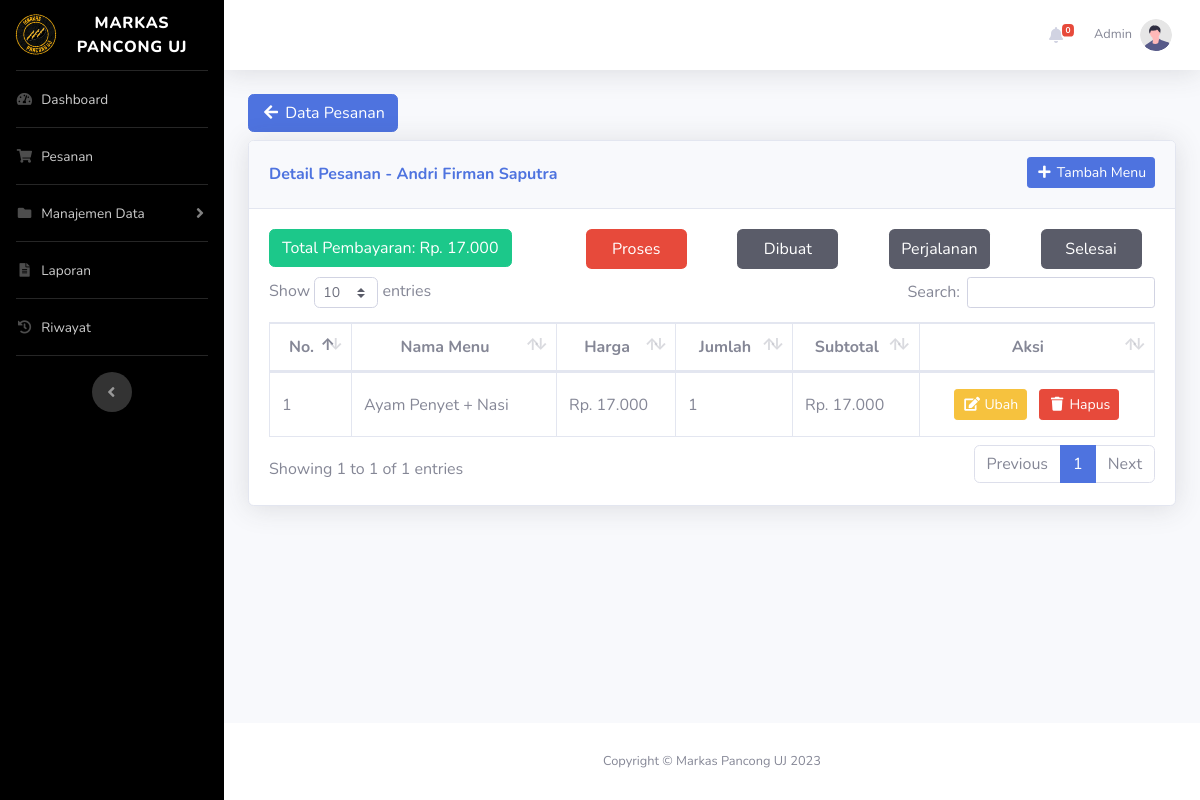
Screenshot of /detail_pesanan.php?kode_pesanan=6287808675313-6YWAR (signed in) with the database file from the repository.
### tables this page shows
CREATE TABLE `user` (
  `id_user` int(11) NOT NULL,
  `username` varchar(10) NOT NULL,
  `password` varchar(255) NOT NULL,
  `nama_lengkap` varchar(50) NOT NULL
);

CREATE TABLE `pesanan` (
  `kode_pesanan` varchar(25) NOT NULL,
  `nama_pemesan` varchar(50) NOT NULL,
  `no_telp_pemesan` varchar(20) NOT NULL,
  `alamat_pemesan` text NOT NULL,
  `tanggal_pesanan` datetime NOT NULL,
  `total_pembayaran` int(11) DEFAULT NULL,
  `status_pesanan` enum('proses','dibuat','perjalanan','selesai') NOT NULL DEFAULT 'proses',
  `id_user` int(11) DEFAULT NULL,
  `status_notif` tinyint(1) NOT NULL
);

CREATE TABLE `detail_pesanan` (
  `id_detail_pesanan` int(11) NOT NULL,
  `id_menu` int(11) NOT NULL,
  `jumlah` int(11) NOT NULL,
  `subtotal` int(11) NOT NULL,
  `kode_pesanan` varchar(25) NOT NULL
);

CREATE TABLE `menu` (
  `id_menu` int(11) NOT NULL,
  `nama_menu` varchar(50) NOT NULL,
  `harga_menu` int(11) NOT NULL,
  `jenis_menu` enum('makanan','minuman') NOT NULL,
  `foto_menu` text NOT NULL
);

### detail_pesanan.php (the view, shortened to what this page needs)
<?php
    require_once 'koneksi.php';
    $id_user = $_SESSION['id_user'];
    if (!$dataUser = mysqli_fetch_assoc(mysqli_query($koneksi, "SELECT * FROM user WHERE id_user = '$id_user'"))) {
        header("Location: logout.php");
        exit;
    }
    $kode_pesanan = $_GET['kode_pesanan'];
    $dataPesanan = mysqli_fetch_assoc(mysqli_query($koneksi, "SELECT * FROM pesanan WHERE kode_pesanan = '$kode_pesanan'"));
    $detail_pesanan = mysqli_query($koneksi, "SELECT * FROM detail_pesanan INNER JOIN menu ON detail_pesanan.id_menu = menu.id_menu INNER JOIN pesanan ON detail_pesanan.kode_pesanan = pesanan.kode_pesanan WHERE detail_pesanan.kode_pesanan = '$kode_pesanan'");
?>
<!DOCTYPE html>
<html lang="en">
<head>
    <?php include 'head.php'; ?>
</head>
<body id="page-top">
    <div id="wrapper">
        <?php include 'sidebar.php'; ?>
        <div id="content-wrapper" class="d-flex flex-column">
            <div id="content">
                <?php include 'topbar.php'; ?>
                <div class="container-fluid">
                    <div class="row my-2">
                        <div class="col">
                            <a href="pesanan.php" class="btn btn-primary"><i class="fas fa-fw fa-arrow-left"></i> Data Pesanan</a>
                        </div>
                    </div>
                    <div class="align-items-center justify-content-between mb-4">
                        <div class="card shadow mb-4">
                            <div class="card-header py-3">
                                <div class="row">
                                    <div class="col head-left">
                                        <h6 class="mt-2 font-weight-bold text-primary">Detail Pesanan - <?= $dataPesanan['nama_pemesan']; ?></h6>
                                    </div>
                                    <div class="col head-right">
                                        <button type="button" class="btn btn-sm btn-primary"  data-toggle="modal" data-target="#tambahDetailPesananModal"><i class="fas fa-fw fa-plus"></i> Tambah Menu</button>
                                    </div>
                                </div>
                            </div>
                            <div class="card-body">
                                <div class="row">
                                    <div class="col-4">
                                        <h5 class="btn btn-success">Total Pembayaran: Rp. <?= str_replace(",", ".", number_format($dataPesanan['total_pembayaran'])); ?></h5>
                                    </div>
                                    <div class="col">
                                        <div class="row mb-2">
                                            <?php
                                                $status = $dataPesanan['status_pesanan'];
                                                switch ($status) {
                                                    case 'proses':
                                                        $prosesClass = 'bg-danger';
                                                        $dibuatClass = 'bg-dark';
                                                        $perjalananClass = 'bg-dark';
                                                        $selesaiClass = 'bg-dark';
                                                        break;
                                                }
                                            ?>
                                            <a href="ubah_status.php?kode_pesanan=<?= $kode_pesanan; ?>&status=proses" data-status="Ubah" data-nama="Apakah Anda yakin ingin mengubah status menjadi proses?" class="btn-alert col-2 text-center text-decoration-none text-white rounded p-2 m-auto <?php echo $prosesClass; ?>">Proses</a>
                                            <a href="ubah_status.php?kode_pesanan=<?= $kode_pesanan; ?>&status=dibuat" data-status="Ubah" data-nama="Apakah Anda yakin ingin mengubah status menjadi dibuat?" class="btn-alert col-2 text-center text-decoration-none text-white rounded p-2 m-auto <?php echo $dibuatClass; ?>">Dibuat</a>
                                            <a href="ubah_status.php?kode_pesanan=<?= $kode_pesanan; ?>&status=perjalanan" data-status="Ubah" data-nama="Apakah Anda yakin ingin mengubah status menjadi perjalanan?" class="btn-alert col-2 text-center text-decoration-none text-white rounded p-2 m-auto <?php echo $perjalananClass; ?>">Perjalanan</a>
                                            <a href="ubah_status.php?kode_pesanan=<?= $kode_pesanan; ?>&status=selesai" data-status="Ubah" data-nama="Apakah Anda yakin ingin mengubah status menjadi selesai?" class="btn-alert col-2 text-center text-decoration-none text-white rounded p-2 m-auto <?php echo $selesaiClass; ?>">Selesai</a>
                                        </div>
                                    </div>
                                </div>
                                <div class="table-responsive">
                                    <table class="table table-bordered" id="dataTable" cellspacing="0">
                                        <thead>
                                            <tr class="text-center">
                                                <th>No.</th>
                                                <th>Nama Menu</th>
                                                <th>Harga</th>
                                                <th>Jumlah</th>
                                                <th>Subtotal</th>
                                                <th>Aksi</th>
                                            </tr>
                                        </thead>
                                        <tbody>
                                            <?php $i = 1; ?>
                                            <?php foreach ($detail_pesanan as $dp): ?>
                                                <tr>
                                                    <td class="align-middle"><?= $i++; ?></td>
                                                    <td class="align-middle"><?= $dp['nama_menu']; ?></td>
                                                    <td class="align-middle">Rp. <?= str_replace(",", ".", number_format($dp['harga_menu'])); ?></td>
                                                    <td class="align-middle"><?= $dp['jumlah']; ?></td>
                                                    <td class="align-middle">Rp. <?= str_replace(",", ".", number_format($dp['subtotal'])); ?></td>
                                                    <td class="text-center align-middle">
                                                        <a class="btn btn-sm btn-warning text-white m-1" data-toggle="modal" data-target="#ubahDetailPesananModal<?= $dp['id_detail_pesanan']; ?>"><i class="fas fa-fw fa-edit"></i> Ubah</a>
                                                        <a class="btn btn-sm btn-danger text-white m-1 btn-alert" href="hapus_detail_pesanan.php?id_detail_pesanan=<?= $dp['id_detail_pesanan']; ?>&kode_pesanan=<?= $kode_pesanan; ?>" data-status="Hapus" data-nama="Apakah Anda yakin ingin menghapus menu pesanan <?= $dp['nama_menu']; ?>?"><i class="fas fa-fw fa-trash"></i> Hapus</a>
                                                    </td>
                                                </tr>
                                            <?php endforeach ?>
                                        </tbody>
                                    </table>
                                </div>
                            </div>
                        </div>
                    </div>
                </div>
            </div>
            <?php include 'footer.php'; ?>
        </div>
    </div>
</body>
</html>

### topbar.php (shortened to what this page needs)
<nav class="navbar navbar-expand navbar-light bg-white topbar mb-4 static-top shadow">
    <ul class="navbar-nav ml-auto">
        <li class="nav-item dropdown no-arrow mx-1">
            <a class="nav-link dropdown-toggle" href="#" id="alertsDropdown" role="button"
                data-toggle="dropdown" aria-haspopup="true" aria-expanded="false">
                <i class="fas fa-bell fa-fw"></i>
                <span class="badge badge-danger badge-counter" id="badge-counter">0</span>
            </a>
        </li>
        <li class="nav-item dropdown no-arrow">
            <a class="nav-link dropdown-toggle" href="#" id="userDropdown" role="button"
                data-toggle="dropdown" aria-haspopup="true" aria-expanded="false">
                <span class="mr-2 d-none d-lg-inline text-gray-600 small"><?= $dataUser['nama_lengkap']; ?></span>
                <img class="img-profile rounded-circle"
                    src="img/undraw_profile.svg">
            </a>
        </li>
    </ul>
</nav>

### css/style.css (style rules this page uses)
html { scroll-behavior: smooth; }
.head-left { text-align: left; }
.head-right { text-align: right; }

### rows the page displays
user: nama_lengkap "Admin"
pesanan: nama_pemesan "Andri Firman Saputra", total_pembayaran "17.000"
detail_pesanan: id_menu.nama_menu "Ayam Penyet + Nasi", id_menu.harga_menu "17.000", jumlah "1", subtotal "17.000"
